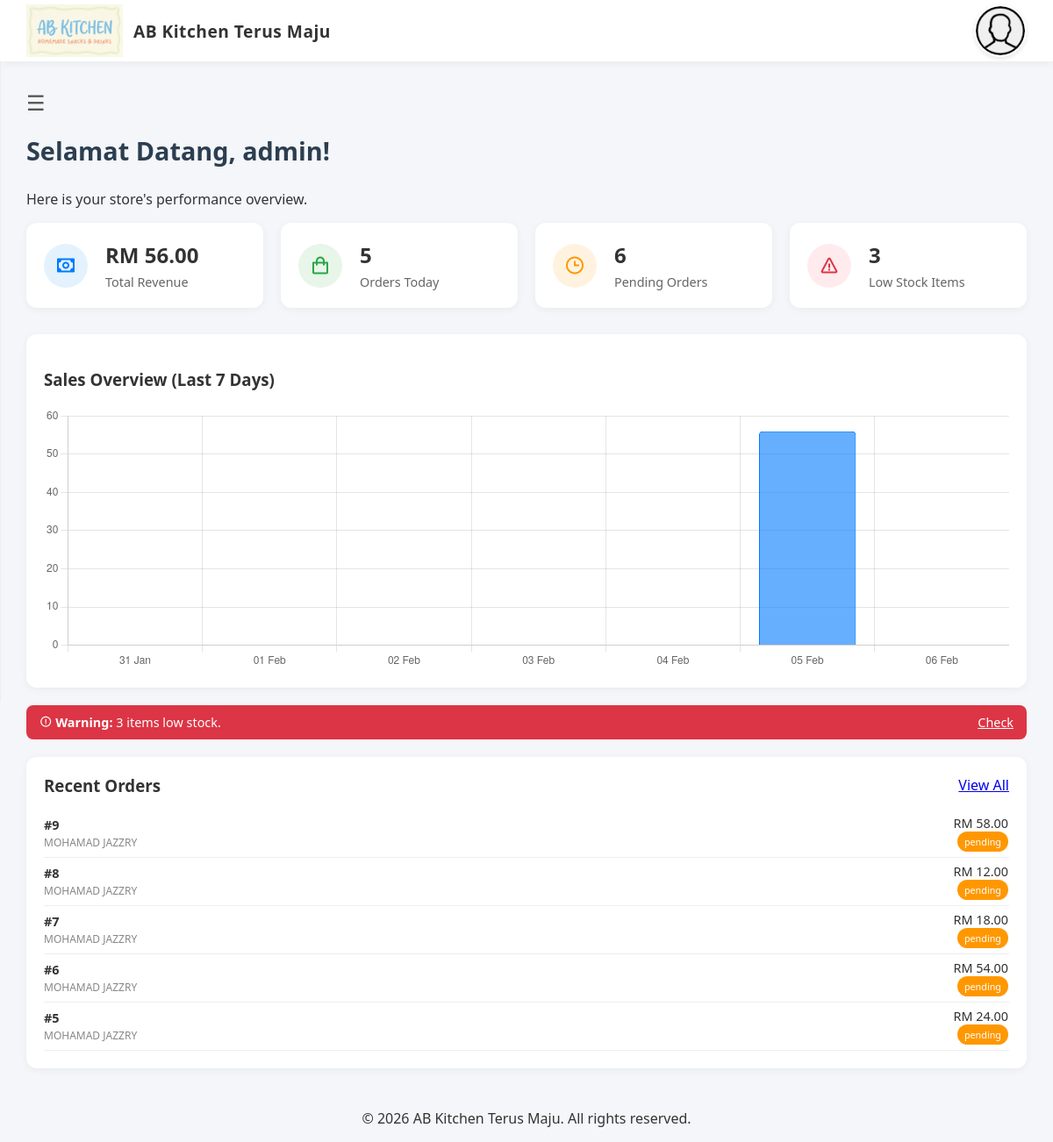
Page /admin (signed in) on the earlier database version.
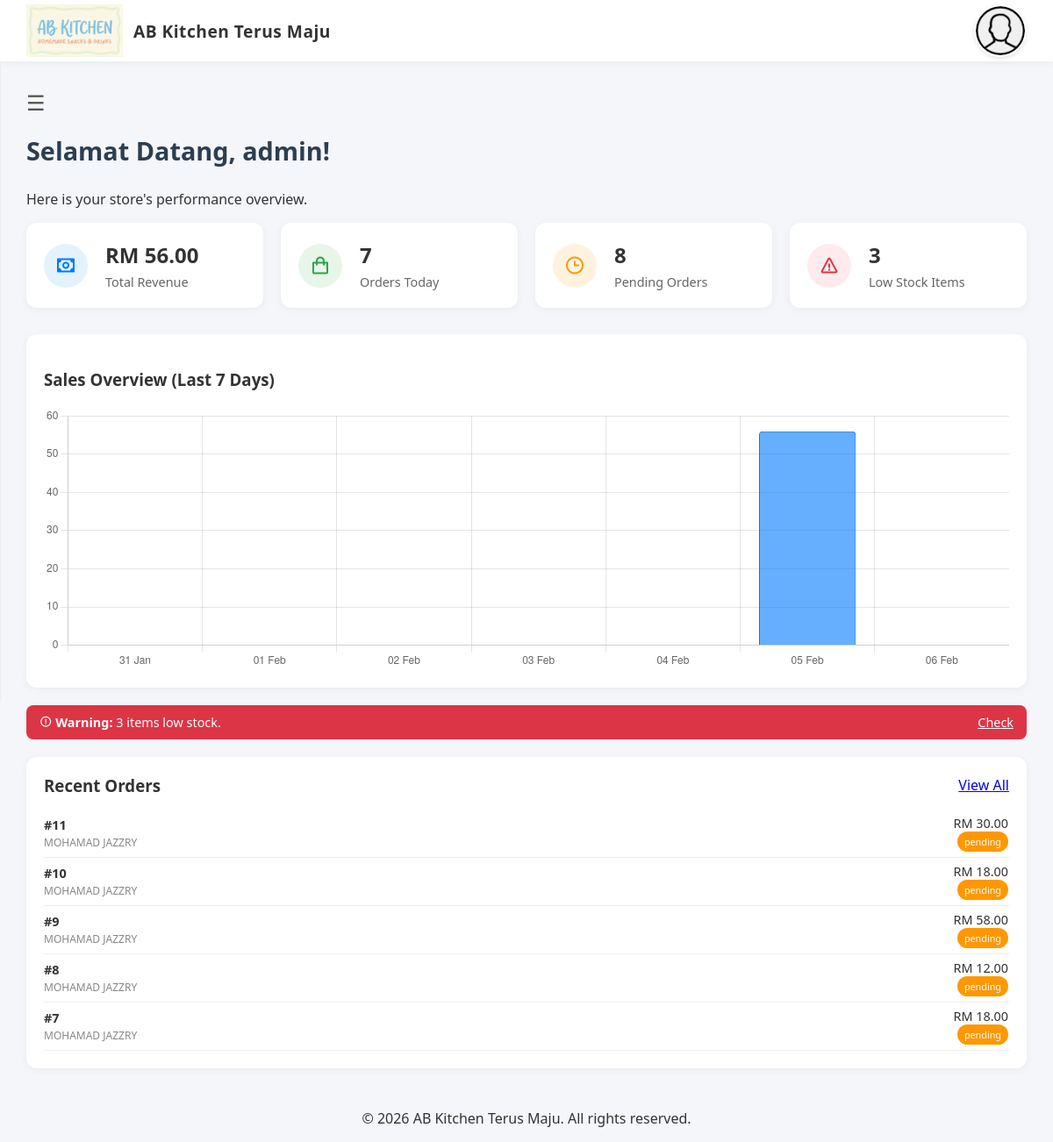
Same page on the later database version.
### tables this page shows
CREATE TABLE orders (
                id INTEGER PRIMARY KEY AUTOINCREMENT,
                user_id INTEGER, -- Cashier who processed the order
                customer_name TEXT, -- Optional, for reference
                total_amount REAL NOT NULL DEFAULT 0.00,
                status TEXT DEFAULT 'completed', -- 'pending', 'completed', 'cancelled'
                created_at DATETIME DEFAULT CURRENT_TIMESTAMP, customer_email TEXT, customer_phone TEXT, delivery_method TEXT DEFAULT 'pickup', shipping_address TEXT, payment_method TEXT DEFAULT 'manual', receipt_image TEXT,
                FOREIGN KEY (user_id) REFERENCES users(id) ON DELETE SET NULL
            );

### pages/dashboard/admin_dashboard.php (the view, shortened to what the changed rows need)
<?php
include("../../header.php");
$username = $_SESSION['username'] ?? 'Admin';
try {
    $today_start = date('Y-m-d 00:00:00');
    $stmt = $pdo->prepare("SELECT COUNT(*) FROM orders WHERE created_at >= ?");
    $stmt->execute([$today_start]);
    $orders_today = $stmt->fetchColumn();
    $stmt = $pdo->query("SELECT COUNT(*) FROM orders WHERE status = 'pending'");
    $pending_orders = $stmt->fetchColumn();
    $sales_data = [];
    $labels = [];
    for ($i = 6; $i >= 0; $i--) {
        $date = date('Y-m-d', strtotime("-$i days"));
        $labels[] = date('d M', strtotime($date));
        $stmt = $pdo->prepare("SELECT SUM(total_amount) FROM orders WHERE date(created_at) = ? AND status = 'completed'");
        $stmt->execute([$date]);
        $val = $stmt->fetchColumn() ?: 0;
        $sales_data[] = $val;
    }
    $stmt = $pdo->query("SELECT * FROM orders ORDER BY created_at DESC LIMIT 5");
    $recent_orders = $stmt->fetchAll();
} catch (PDOException $e) {
    echo "DB Error: " . $e->getMessage();
}
?>
<main class="dashboard-container" id="main">
    <div class="dashboard-header">
        <div class="welcome-banner">
            <h1>Selamat Datang, <?= htmlspecialchars($username) ?>!</h1>
        </div>
    </div>
    <div class="dashboard-content">
        <div class="stats-grid">
            <div class="stat-card">
                <div class="stat-info">
                    <h3><?= $orders_today ?></h3>
                    <p>Orders Today</p>
                </div>
            </div>
            <div class="stat-card">
                <div class="stat-info">
                    <h3><?= $pending_orders ?></h3>
                    <p>Pending Orders</p>
                </div>
            </div>
        </div>
        <div class="dashboard-split">
            <div class="recent-section">
                <div style="background:white;padding:20px;border-radius:12px;box-shadow:0 2px 10px rgba(0,0,0,0.05);">
                    <table style="width:100%;border-collapse:collapse;font-size:0.9em;">
                        <tbody>
                            <?php foreach ($recent_orders as $o): ?>
                            <tr style="border-bottom:1px solid #eee;">
                                <td style="padding:8px 0;">
                                    <strong>#<?= $o['id'] ?></strong><br>
                                    <small style="color:#888;"><?= htmlspecialchars($o['customer_name']) ?></small>
                                </td>
                                <td style="text-align:right;">
                                    RM <?= number_format($o['total_amount'], 2) ?><br>
                                    <span class="badge status-<?= $o['status'] ?>" style="font-size:0.75em;"><?= $o['status'] ?></span>
                                </td>
                            </tr>
                            <?php endforeach; ?>
                        </tbody>
                    </table>
                </div>
            </div>
        </div>
    </div>
</main>
<script>
const ctx = document.getElementById('salesChart').getContext('2d');
new Chart(ctx, {
    type: 'bar',
    data: {
        labels: <?= json_encode($labels) ?>,
        datasets: [{
            label: 'Sales (RM)',
            data: <?= json_encode($sales_data) ?>,
            backgroundColor: 'rgba(0, 123, 255, 0.6)',
            borderColor: 'rgba(0, 123, 255, 1)',
            borderWidth: 1,
            borderRadius: 4
        }]
    },
    options: {
        responsive: true,
        maintainAspectRatio: false,
        plugins: {
            legend: { display: false }
        },
        scales: {
            y: { beginAtZero: true }
        }
    }
});
</script>

Differences in the rows shown:
no longer on this page (row unchanged): orders: id "6", customer_name "MOHAMAD JAZZRY", total_amount "54.00", status "pending"
no longer on this page (row unchanged): orders: id "5", customer_name "MOHAMAD JAZZRY", total_amount "24.00", status "pending"
added orders: id "11", customer_name "MOHAMAD JAZZRY", total_amount "30.00", status "pending"
added orders: id "10", customer_name "MOHAMAD JAZZRY", total_amount "18.00", status "pending"
Other differences:
$orders_today: "5" → "7"
$pending_orders: "6" → "8"
